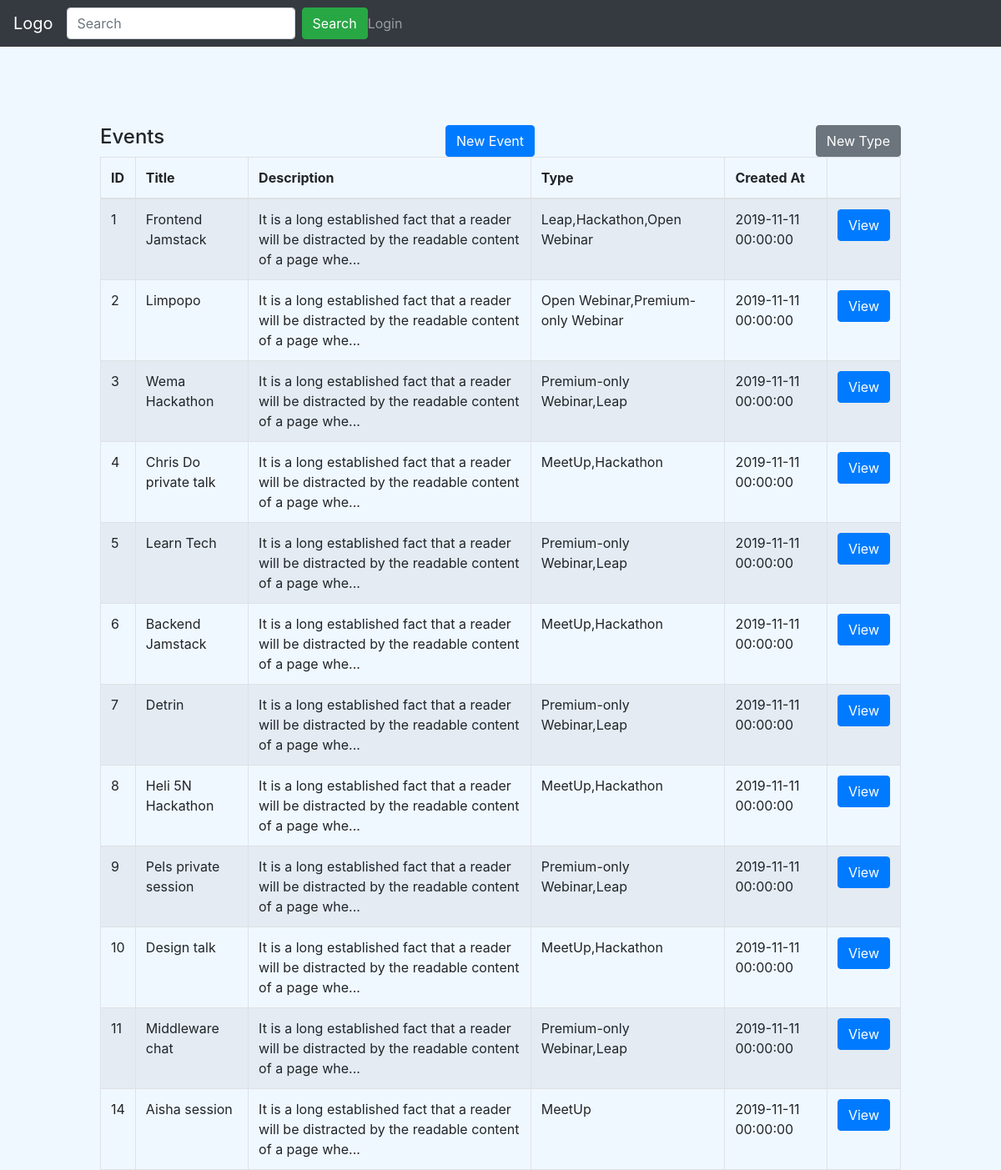
The app's page /Admin/events.php with its own data.
### tables this page shows
CREATE TABLE `events` (
  `id` smallint NOT NULL AUTO_INCREMENT,
  `name` varchar(255) DEFAULT NULL,
  `desc` text NOT NULL,
  `created_at` datetime NOT NULL DEFAULT CURRENT_TIMESTAMP,
  `updated_at` datetime NOT NULL,
  PRIMARY KEY (`id`)
);

### private/query_functions.php (called while the page is built, shortened)
<?php
  function fetch_all_events() {
  global $db;
  $sql = "SELECT events.name, events.desc, events.id, events.created_at, result.types FROM ( SELECT events.id, GROUP_CONCAT(types.name) AS types FROM events INNER JOIN event_types ON events.id = event_types.event_id INNER JOIN type_events ON event_types.type_id = type_events.id INNER JOIN event_types AS has_types ON events.id = has_types.event_id INNER JOIN type_events AS types ON has_types.type_id = types.id GROUP BY events.id ) AS result INNER JOIN events USING(id);";
  $result = mysqli_query($db, $sql);
  return $result;
  }
?>

### private/functions.php (called while the page is built, shortened)
<?php
function h($string="") {
  return htmlspecialchars($string);
}
?>

### public/Admin/events.php (the view, shortened to what this page needs)
<?php
$events = fetch_all_events();
function getTypes($typeString) {
    $typeArray = explode(',',$typeString);
    $intersectArray = array_unique($typeArray);
    return implode(',', $intersectArray);
}
?>
<?php include(SHARED_PATH . '/header.php'); ?>
    <div class="contain">
        <div class="column">
            <div class="table-top">
                <h4 class="heading">Events</h4>
                <button type="button" class="btn view-btn btn-primary" data-toggle="modal" data-target="#add-event">
                    New Event
                </button>
                <button type="button" class="btn view-btn btn-secondary" data-toggle="modal" data-target="#add-type">
                    New Type
                </button>
            </div>
            <div class="column-responsive column-80">
                <table id="example" class="table table-striped table-bordered" style="width:100%">
                    <thead>
                    <tr>
                        <th>ID</th>
                        <th>Title</th>
                        <th>Description</th>
                        <th>Type</th>
                        <th>Created At</th>
                        <th></th>
                    </tr>
                    </thead>
                    <tbody>
                    <?php while($event = mysqli_fetch_assoc($events)) { ?>
                        <tr>
                            <td><?php echo h($event['id']); ?></td>
                            <td><?php echo h($event['name']); ?></td>
                            <td><?php echo substr(h($event['desc']), 0, 100) . '...'; ?></td>
                            <td><?php echo h(getTypes($event['types'])); ?></td>
                            <td><?php echo h($event['created_at']); ?></td>
                            <td>
                                <button
                                    type="button"
                                    class="btn view-btn btn-primary"
                                    data-toggle="modal"
                                    data-target="#event-data"
                                    data-id="<?= $event['id']; ?>"
                                    data-desc="<?= $event['desc']; ?>"
                                    data-typeName="<?= h(getTypes($event['types'])); ?>"
                                    data-eventName="<?= $event['name']; ?>"
                                >
                                    View
                                </button>
                            </td>
                        </tr>
                    <?php } ?>
                    </tbody>
                </table>
            </div>
        </div>
    </div>
<?php include(SHARED_PATH . '/footer.php'); ?>

### public/stylesheets/style.css (style rules this page uses)
html { height: 100%; width: 100%; }
body, html { background-color: aliceblue !important; }
.contain { margin: 150px 10%; }
.table-top { display: flex; justify-content: space-between; }

### records on screen
events: id "1", name "Frontend Jamstack", desc "It is a long established fact that a reader will be distracted by the readable content of a page whe", types "Leap,Hackathon,Open Webinar", created_at "2019-11-11 00:00:00"
events: id "2", name "Limpopo", desc "It is a long established fact that a reader will be distracted by the readable content of a page whe", types "Open Webinar,Premium-only Webinar", created_at "2019-11-11 00:00:00"
events: id "3", name "Wema Hackathon", desc "It is a long established fact that a reader will be distracted by the readable content of a page whe", types "Premium-only Webinar,Leap", created_at "2019-11-11 00:00:00"
events: id "4", name "Chris Do private talk", desc "It is a long established fact that a reader will be distracted by the readable content of a page whe", types "MeetUp,Hackathon", created_at "2019-11-11 00:00:00"
events: id "5", name "Learn Tech", desc "It is a long established fact that a reader will be distracted by the readable content of a page whe", types "Premium-only Webinar,Leap", created_at "2019-11-11 00:00:00"
events: id "6", name "Backend Jamstack", desc "It is a long established fact that a reader will be distracted by the readable content of a page whe", types "MeetUp,Hackathon", created_at "2019-11-11 00:00:00"
events: id "7", name "Detrin", desc "It is a long established fact that a reader will be distracted by the readable content of a page whe", types "Premium-only Webinar,Leap", created_at "2019-11-11 00:00:00"
events: id "8", name "Heli 5N Hackathon", desc "It is a long established fact that a reader will be distracted by the readable content of a page whe", types "MeetUp,Hackathon", created_at "2019-11-11 00:00:00"
events: id "9", name "Pels private session", desc "It is a long established fact that a reader will be distracted by the readable content of a page whe", types "Premium-only Webinar,Leap", created_at "2019-11-11 00:00:00"
events: id "10", name "Design talk", desc "It is a long established fact that a reader will be distracted by the readable content of a page whe", types "MeetUp,Hackathon", created_at "2019-11-11 00:00:00"
events: id "11", name "Middleware chat", desc "It is a long established fact that a reader will be distracted by the readable content of a page whe", types "Premium-only Webinar,Leap", created_at "2019-11-11 00:00:00"
events: id "14", name "Aisha session", desc "It is a long established fact that a reader will be distracted by the readable content of a page whe", types "MeetUp", created_at "2019-11-11 00:00:00"
